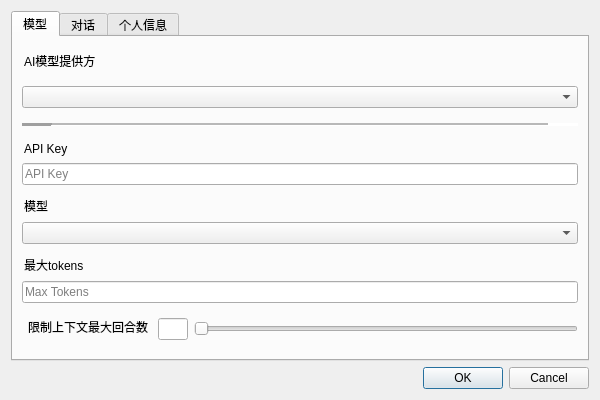
<?xml version="1.0" encoding="UTF-8"?>
<ui version="4.0">
 <class>settings_dialog</class>
 <widget class="QDialog" name="settings_dialog">
  <property name="windowModality">
   <enum>Qt::ApplicationModal</enum>
  </property>
  <property name="geometry">
   <rect>
    <x>0</x>
    <y>0</y>
    <width>600</width>
    <height>400</height>
   </rect>
  </property>
  <property name="minimumSize">
   <size>
    <width>600</width>
    <height>400</height>
   </size>
  </property>
  <property name="windowTitle">
   <string>设置</string>
  </property>
  <layout class="QVBoxLayout" name="verticalLayout">
   <item>
    <widget class="QTabWidget" name="tabWidget">
     <property name="currentIndex">
      <number>0</number>
     </property>
     <widget class="QWidget" name="tab_model">
      <attribute name="title">
       <string>模型</string>
      </attribute>
      <layout class="QHBoxLayout" name="horizontalLayout">
       <item>
        <layout class="QVBoxLayout" name="verticalLayout_3">
         <property name="sizeConstraint">
          <enum>QLayout::SetDefaultConstraint</enum>
         </property>
         <item>
          <widget class="QLineEdit" name="lineEdit_AI">
           <property name="styleSheet">
            <string notr="true">background-color: transparent;</string>
           </property>
           <property name="text">
            <string>AI模型提供方</string>
           </property>
           <property name="frame">
            <bool>false</bool>
           </property>
           <property name="readOnly">
            <bool>true</bool>
           </property>
          </widget>
         </item>
         <item>
          <widget class="QComboBox" name="comboBox_AI">
           <property name="styleSheet">
            <string notr="true">font: 12pt &quot;Microsoft YaHei UI&quot;;</string>
           </property>
           <property name="editable">
            <bool>false</bool>
           </property>
          </widget>
         </item>
         <item>
          <widget class="Line" name="line">
           <property name="frameShadow">
            <enum>QFrame::Sunken</enum>
           </property>
           <property name="lineWidth">
            <number>30</number>
           </property>
           <property name="midLineWidth">
            <number>2</number>
           </property>
           <property name="orientation">
            <enum>Qt::Horizontal</enum>
           </property>
          </widget>
         </item>
         <item>
          <layout class="QVBoxLayout" name="verticalLayout_5">
           <item>
            <widget class="QLineEdit" name="lineEdit_api_key_title">
             <property name="styleSheet">
              <string notr="true">background-color: transparent;</string>
             </property>
             <property name="text">
              <string>API Key</string>
             </property>
             <property name="frame">
              <bool>false</bool>
             </property>
             <property name="readOnly">
              <bool>true</bool>
             </property>
            </widget>
           </item>
           <item>
            <widget class="QLineEdit" name="lineEdit_key">
             <property name="styleSheet">
              <string notr="true">font: 12pt &quot;Microsoft YaHei UI&quot;;</string>
             </property>
             <property name="text">
              <string/>
             </property>
             <property name="placeholderText">
              <string>API Key</string>
             </property>
            </widget>
           </item>
          </layout>
         </item>
         <item>
          <layout class="QVBoxLayout" name="verticalLayout_6">
           <item>
            <widget class="QLineEdit" name="lineEdit_model_title">
             <property name="styleSheet">
              <string notr="true">background-color: transparent;</string>
             </property>
             <property name="text">
              <string>模型</string>
             </property>
             <property name="frame">
              <bool>false</bool>
             </property>
             <property name="readOnly">
              <bool>true</bool>
             </property>
            </widget>
           </item>
           <item>
            <widget class="QComboBox" name="comboBox_model">
             <property name="styleSheet">
              <string notr="true">font: 12pt &quot;Microsoft YaHei UI&quot;;</string>
             </property>
             <property name="editable">
              <bool>false</bool>
             </property>
            </widget>
           </item>
          </layout>
         </item>
         <item>
          <layout class="QVBoxLayout" name="verticalLayout_7">
           <item>
            <widget class="QLineEdit" name="lineEdit_maxtokens_title">
             <property name="styleSheet">
              <string notr="true">background-color: transparent;</string>
             </property>
             <property name="text">
              <string>最大tokens</string>
             </property>
             <property name="frame">
              <bool>false</bool>
             </property>
             <property name="readOnly">
              <bool>true</bool>
             </property>
            </widget>
           </item>
           <item>
            <widget class="QLineEdit" name="lineEdit_tokens">
             <property name="styleSheet">
              <string notr="true">font: 12pt &quot;Microsoft YaHei UI&quot;;</string>
             </property>
             <property name="placeholderText">
              <string>Max Tokens</string>
             </property>
            </widget>
           </item>
          </layout>
         </item>
         <item>
          <layout class="QHBoxLayout" name="horizontalLayout_6">
           <item>
            <widget class="QLineEdit" name="lineEdit">
             <property name="maximumSize">
              <size>
               <width>130</width>
               <height>16777215</height>
              </size>
             </property>
             <property name="autoFillBackground">
              <bool>false</bool>
             </property>
             <property name="styleSheet">
              <string notr="true">background-color: transparent;</string>
             </property>
             <property name="text">
              <string>限制上下文最大回合数</string>
             </property>
             <property name="frame">
              <bool>false</bool>
             </property>
             <property name="alignment">
              <set>Qt::AlignRight|Qt::AlignTrailing|Qt::AlignVCenter</set>
             </property>
             <property name="readOnly">
              <bool>true</bool>
             </property>
            </widget>
           </item>
           <item>
            <widget class="QLineEdit" name="lineEdit_rounds">
             <property name="maximumSize">
              <size>
               <width>30</width>
               <height>16777215</height>
              </size>
             </property>
             <property name="styleSheet">
              <string notr="true">font: 12pt &quot;Microsoft YaHei UI&quot;;</string>
             </property>
             <property name="text">
              <string/>
             </property>
            </widget>
           </item>
           <item>
            <widget class="QSlider" name="horizontalSlider_rounds">
             <property name="value">
              <number>0</number>
             </property>
             <property name="orientation">
              <enum>Qt::Horizontal</enum>
             </property>
            </widget>
           </item>
          </layout>
         </item>
        </layout>
       </item>
      </layout>
     </widget>
     <widget class="QWidget" name="tab_chat">
      <attribute name="title">
       <string>对话</string>
      </attribute>
      <layout class="QVBoxLayout" name="verticalLayout_4">
       <item>
        <widget class="QWidget" name="widget_2" native="true">
         <layout class="QVBoxLayout" name="verticalLayout_2">
          <item>
           <widget class="QLineEdit" name="lineEdit_prompt_title">
            <property name="styleSheet">
             <string notr="true">background-color: transparent;</string>
            </property>
            <property name="text">
             <string>你希望给AI的提示</string>
            </property>
            <property name="frame">
             <bool>false</bool>
            </property>
            <property name="readOnly">
             <bool>true</bool>
            </property>
           </widget>
          </item>
          <item alignment="Qt::AlignTop">
           <widget class="QPlainTextEdit" name="plainTextEdit_prompt">
            <property name="maximumSize">
             <size>
              <width>16777215</width>
              <height>200</height>
             </size>
            </property>
            <property name="verticalScrollBarPolicy">
             <enum>Qt::ScrollBarAlwaysOff</enum>
            </property>
            <property name="horizontalScrollBarPolicy">
             <enum>Qt::ScrollBarAlwaysOff</enum>
            </property>
            <property name="sizeAdjustPolicy">
             <enum>QAbstractScrollArea::AdjustToContents</enum>
            </property>
            <property name="placeholderText">
             <string>新对话的默认提示</string>
            </property>
           </widget>
          </item>
         </layout>
        </widget>
       </item>
      </layout>
     </widget>
     <widget class="QWidget" name="tab_user">
      <property name="accessibleName">
       <string/>
      </property>
      <attribute name="title">
       <string>个人信息</string>
      </attribute>
      <layout class="QHBoxLayout" name="horizontalLayout_7">
       <item>
        <layout class="QVBoxLayout" name="verticalLayout_8">
         <item>
          <widget class="QLineEdit" name="lineEdit_2">
           <property name="styleSheet">
            <string notr="true">background-color: transparent;
font: 20pt &quot;微软雅黑&quot;;</string>
           </property>
           <property name="text">
            <string>个人信息</string>
           </property>
           <property name="frame">
            <bool>false</bool>
           </property>
           <property name="dragEnabled">
            <bool>false</bool>
           </property>
           <property name="readOnly">
            <bool>true</bool>
           </property>
           <property name="clearButtonEnabled">
            <bool>false</bool>
           </property>
          </widget>
         </item>
         <item>
          <layout class="QHBoxLayout" name="horizontalLayout_2">
           <item>
            <widget class="QLabel" name="label_nickname">
             <property name="text">
              <string>昵称：</string>
             </property>
            </widget>
           </item>
           <item>
            <widget class="QLineEdit" name="lineEdit_nickname">
             <property name="dragEnabled">
              <bool>false</bool>
             </property>
             <property name="readOnly">
              <bool>true</bool>
             </property>
            </widget>
           </item>
          </layout>
         </item>
         <item>
          <layout class="QHBoxLayout" name="horizontalLayout_8">
           <item>
            <widget class="QLabel" name="label_id">
             <property name="text">
              <string>   ID：</string>
             </property>
            </widget>
           </item>
           <item>
            <widget class="QLineEdit" name="lineEdit_id">
             <property name="readOnly">
              <bool>true</bool>
             </property>
             <property name="clearButtonEnabled">
              <bool>false</bool>
             </property>
            </widget>
           </item>
          </layout>
         </item>
         <item>
          <layout class="QHBoxLayout" name="horizontalLayout_3">
           <item>
            <widget class="QLabel" name="label_sex">
             <property name="sizePolicy">
              <sizepolicy hsizetype="Fixed" vsizetype="Preferred">
               <horstretch>0</horstretch>
               <verstretch>0</verstretch>
              </sizepolicy>
             </property>
             <property name="text">
              <string>性别：</string>
             </property>
            </widget>
           </item>
           <item>
            <widget class="QRadioButton" name="radioButton_male">
             <property name="autoFillBackground">
              <bool>false</bool>
             </property>
             <property name="text">
              <string>男</string>
             </property>
             <property name="checked">
              <bool>true</bool>
             </property>
             <property name="autoRepeat">
              <bool>false</bool>
             </property>
             <attribute name="buttonGroup">
              <string notr="true">buttonGroup_sex</string>
             </attribute>
            </widget>
           </item>
           <item>
            <widget class="QRadioButton" name="radioButton_female">
             <property name="text">
              <string>女</string>
             </property>
             <property name="checked">
              <bool>false</bool>
             </property>
             <attribute name="buttonGroup">
              <string notr="true">buttonGroup_sex</string>
             </attribute>
            </widget>
           </item>
          </layout>
         </item>
         <item>
          <layout class="QHBoxLayout" name="horizontalLayout_5">
           <item>
            <widget class="QLabel" name="label_region">
             <property name="sizePolicy">
              <sizepolicy hsizetype="Fixed" vsizetype="Preferred">
               <horstretch>0</horstretch>
               <verstretch>0</verstretch>
              </sizepolicy>
             </property>
             <property name="frameShadow">
              <enum>QFrame::Plain</enum>
             </property>
             <property name="text">
              <string>地区：</string>
             </property>
             <property name="textFormat">
              <enum>Qt::AutoText</enum>
             </property>
             <property name="wordWrap">
              <bool>false</bool>
             </property>
             <property name="openExternalLinks">
              <bool>false</bool>
             </property>
            </widget>
           </item>
           <item>
            <widget class="QComboBox" name="comboBox_province"/>
           </item>
           <item>
            <widget class="QComboBox" name="comboBox_city"/>
           </item>
          </layout>
         </item>
        </layout>
       </item>
      </layout>
     </widget>
    </widget>
   </item>
   <item>
    <widget class="QDialogButtonBox" name="buttonBox">
     <property name="orientation">
      <enum>Qt::Horizontal</enum>
     </property>
     <property name="standardButtons">
      <set>QDialogButtonBox::Cancel|QDialogButtonBox::Ok</set>
     </property>
    </widget>
   </item>
  </layout>
 </widget>
 <resources/>
 <connections>
  <connection>
   <sender>buttonBox</sender>
   <signal>accepted()</signal>
   <receiver>settings_dialog</receiver>
   <slot>accept()</slot>
   <hints>
    <hint type="sourcelabel">
     <x>332</x>
     <y>385</y>
    </hint>
    <hint type="destinationlabel">
     <x>332</x>
     <y>203</y>
    </hint>
   </hints>
  </connection>
  <connection>
   <sender>buttonBox</sender>
   <signal>rejected()</signal>
   <receiver>settings_dialog</receiver>
   <slot>reject()</slot>
   <hints>
    <hint type="sourcelabel">
     <x>332</x>
     <y>385</y>
    </hint>
    <hint type="destinationlabel">
     <x>332</x>
     <y>203</y>
    </hint>
   </hints>
  </connection>
 </connections>
 <buttongroups>
  <buttongroup name="buttonGroup_sex"/>
 </buttongroups>
</ui>
